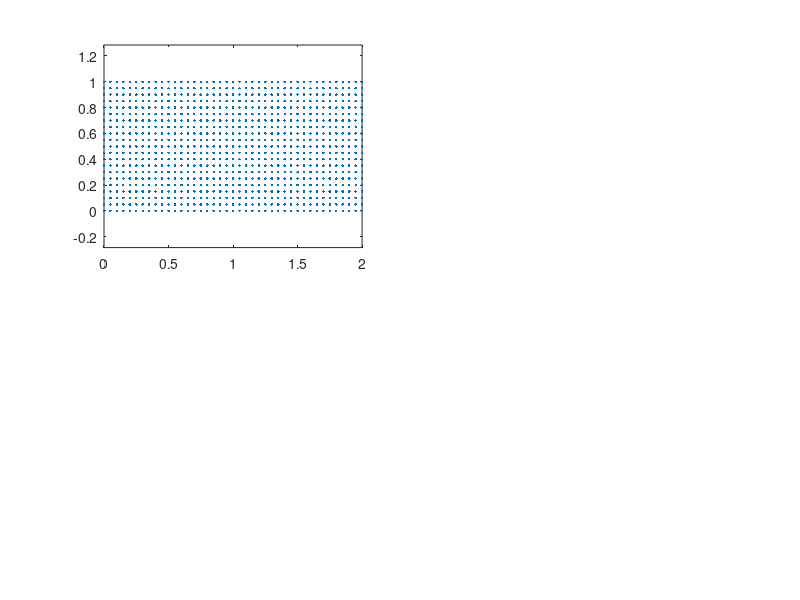

Here is the MATLAB script that generated this plot: (Note: this script raises an error after producing the figure.)
clear all
close all

%% strips of different ratios with uniform points

ymax = 1;

for xmax = [2 4 8]
    
    spacing = 0.025*xmax;
    [X, Y] = meshgrid(0:spacing:xmax, 0:spacing:ymax);
    data = [X(:) Y(:)];
    
    figure;
    
    subplot(2,2,1)
    plot(data(:,1),data(:,2),'.')
    axis equal
    
    W = squareform(pdist(data)).^2;
    eps = median(W(:));
    
    [V, D] = dmaps(W, eps, 15);
    
    eps_med_scale = 3;
    res = compute_residuals_DMAPS(V, eps_med_scale);
    
    subplot(2,2,2)
    make_colored_bars(diag(D(2:end, 2:end)), res(2:end))
    xlabel('k')
    ylabel('\mu_k')
    
    idx = find(res > 0.5);
    title(sprintf('evals: %2.2f, %2.2f', D(idx(1), idx(1)), D(idx(2), idx(2))))
    
    subplot(2,2,3)
    scatter(data(:,1),data(:,2),50,V(:,idx(1)),'.')
    
    subplot(2,2,4)
    scatter(data(:,1),data(:,2),50,V(:,idx(2)),'.')
    
end

%% strips of different ratios with uniformly random points

n = 500;
ymax = 1;

rng(12321);

for xmax = [2 4 8]
    
    data = rand(n, 2);
    data(:,1) = data(:,1) * xmax;
    
    figure;
    
    subplot(2,2,1)
    plot(data(:,1),data(:,2),'.')
    axis equal
    
    W = squareform(pdist(data)).^2;
    eps = median(W(:));
    
    [V, D] = dmaps(W, eps, 15);
    
    eps_med_scale = 3;
    res = compute_residuals_DMAPS(V, eps_med_scale);
    
    subplot(2,2,2)
    make_colored_bars(diag(D(2:end, 2:end)), res(2:end))
    xlabel('k')
    ylabel('\mu_k')
    
    idx = find(res > 0.4);
    title(sprintf('evals: %2.2f, %2.2f', D(idx(1), idx(1)), D(idx(2), idx(2))))
    
    subplot(2,2,3)
    scatter(data(:,1),data(:,2),50,V(:,idx(1)),'.')
    
    subplot(2,2,4)
    scatter(data(:,1),data(:,2),50,V(:,idx(2)),'.')
    
end

%% strips of different ratios with points dense in x

ymax = 1;
spacingx = 0.05;
spacingy = 0.5;

for xmax = [2 4 8]
    
    [X, Y] = meshgrid(0:spacingx:xmax, 0:spacingy:ymax);
    data = [X(:) Y(:)];
    
    figure;
    
    subplot(2,2,1)
    plot(data(:,1),data(:,2),'.')
    axis equal
    
    W = squareform(pdist(data)).^2;
    eps = median(W(:));
    
    [V, D] = dmaps(W, eps, 15);
    
    eps_med_scale = 3;
    res = compute_residuals_DMAPS(V, eps_med_scale);
    
    subplot(2,2,2)
    make_colored_bars(diag(D(2:end, 2:end)), res(2:end))
    xlabel('k')
    ylabel('\mu_k')
    
    idx = find(res > 0.5);
    title(sprintf('evals: %2.2f, %2.2f', D(idx(1), idx(1)), D(idx(2), idx(2))))
    
    subplot(2,2,3)
    scatter(data(:,1),data(:,2),50,V(:,idx(1)),'.')
    
    subplot(2,2,4)
    scatter(data(:,1),data(:,2),50,V(:,idx(2)),'.')
    
end

%% strips of different ratios with points dense in x; alpha = 1

alpha = 1;

ymax = 1;
spacingx = 0.05;
spacingy = 0.5;

for xmax = [2 4 8]
    
    
    [X, Y] = meshgrid(0:spacingx:xmax, 0:spacingy:ymax);
    data = [X(:) Y(:)];
    
    figure;
    
    subplot(2,2,1)
    plot(data(:,1),data(:,2),'.')
    axis equal
    
    W = squareform(pdist(data)).^2;
    eps = median(W(:));
    
    [V, D] = dmaps_weight(W, alpha, eps, 15);
    
    eps_med_scale = 3;
    res = compute_residuals_DMAPS(V, eps_med_scale);
    
    subplot(2,2,2)
    make_colored_bars(diag(D(2:end, 2:end)), res(2:end))
    xlabel('k')
    ylabel('\mu_k')
    
    idx = find(res > 0.5);
    title(sprintf('evals: %2.2f, %2.2f', D(idx(1), idx(1)), D(idx(2), idx(2))))
    
    subplot(2,2,3)
    scatter(data(:,1),data(:,2),50,V(:,idx(1)),'.')
    
    subplot(2,2,4)
    scatter(data(:,1),data(:,2),50,V(:,idx(2)),'.')
    
end

%% strips of different ratios with points dense in y

ymax = 1;
spacingx = 0.5;
spacingy = 0.05;

for xmax = [2 4 8]
    
    [X, Y] = meshgrid(0:spacingx:xmax, 0:spacingy:ymax);
    data = [X(:) Y(:)];
    
    figure;
    
    subplot(2,2,1)
    plot(data(:,1),data(:,2),'.')
    axis equal
    
    W = squareform(pdist(data)).^2;
    eps = median(W(:));
    
    [V, D] = dmaps(W, eps, 15);
    
    eps_med_scale = 3;
    res = compute_residuals_DMAPS(V, eps_med_scale);
    
    subplot(2,2,2)
    make_colored_bars(diag(D(2:end, 2:end)), res(2:end))
    xlabel('k')
    ylabel('\mu_k')
    
    idx = find(res > 0.5);
    title(sprintf('evals: %2.2f, %2.2f', D(idx(1), idx(1)), D(idx(2), idx(2))))
    
    subplot(2,2,3)
    scatter(data(:,1),data(:,2),50,V(:,idx(1)),'.')
    
    subplot(2,2,4)
    scatter(data(:,1),data(:,2),50,V(:,idx(2)),'.')
    
end

%% strips of different ratios with points dense in y; alpha = 1

alpha = 1;

ymax = 1;
spacingx = 0.5;
spacingy = 0.05;

for xmax = [2 4 8]
    
    [X, Y] = meshgrid(0:spacingx:xmax, 0:spacingy:ymax);
    data = [X(:) Y(:)];
    
    figure;
    
    subplot(2,2,1)
    plot(data(:,1),data(:,2),'.')
    axis equal
    
    W = squareform(pdist(data)).^2;
    eps = median(W(:));
    
    [V, D] = dmaps_weight(W, alpha, eps, 15);
    
    eps_med_scale = 3;
    res = compute_residuals_DMAPS(V, eps_med_scale);
    
    subplot(2,2,2)
    make_colored_bars(diag(D(2:end, 2:end)), res(2:end))
    xlabel('k')
    ylabel('\mu_k')
    
    idx = find(res > 0.5);
    title(sprintf('evals: %2.2f, %2.2f', D(idx(1), idx(1)), D(idx(2), idx(2))))
    
    subplot(2,2,3)
    scatter(data(:,1),data(:,2),50,V(:,idx(1)),'.')
    
    subplot(2,2,4)
    scatter(data(:,1),data(:,2),50,V(:,idx(2)),'.')
    
end

%% nonuniform distribution

% sigma = 0.25;
% npoints = 512;
npoints = 500;
ymax = 1;

rng(123);

ratio = 8;

for xmax = [2 4 8]
     box_scale = 0.5;
     
    nboxes = xmax/box_scale + ymax/box_scale;
    npoints_per_box = round(npoints/((ratio+1)*nboxes));
    
   
    
    data = [];
    for i=box_scale:box_scale:xmax
        for j=box_scale:box_scale:ymax
            if mod(i+j, 1) == 0
                data_tmp = rand(npoints_per_box, 2);
            else
                data_tmp = rand(ratio*npoints_per_box, 2);
            end
            data_tmp = data_tmp * box_scale;
            data_tmp(:,1) = data_tmp(:,1) + (i-box_scale);
            data_tmp(:,2) = data_tmp(:,2) + (j-box_scale);
            data = [data; data_tmp];
        end
    end
    
%     nclusters = 2*xmax;
% 
%     data = [];
%     
%     for i=1:nclusters/2
%         clusterx = xmax * rand;
%         clustery = rand;
%         data_tmp = randn(npoints/nclusters*10, 2);
%         data_tmp(:,1) = data_tmp(:,1) * sigma + clusterx;
%         data_tmp(:,2) = data_tmp(:,2) * sigma + clustery;
%         
%         idx = find(data_tmp(:,1) > 0 & data_tmp(:,1) < xmax & data_tmp(:,2) > 0 & data_tmp(:,2) < ymax);
%         
%         data = [data; data_tmp(idx(1:npoints/nclusters*(3/4)), :)];
%     end
%     data_tmp = rand(npoints/4,2);
%     data_tmp(:,1) = data_tmp(:,1) * xmax;
%     data = [data; data_tmp];
    
    figure;
    
    subplot(2,2,1)
    plot(data(:,1),data(:,2),'.')
    axis equal
    
    
    W = squareform(pdist(data)).^2;
    eps = median(W(:))*2;
    
    [V, D] = dmaps(W, eps, 15);
    
    eps_med_scale = 3;
    res = compute_residuals_DMAPS(V, eps_med_scale);
    
    subplot(2,2,2)
    make_colored_bars(diag(D(2:end, 2:end)), res(2:end))
    xlabel('k')
    ylabel('\mu_k')
    
    idx = find(res > 0.4);
    title(sprintf('evals: %2.2f, %2.2f', D(idx(1), idx(1)), D(idx(2), idx(2))))
    
    subplot(2,2,3)
    scatter(data(:,1),data(:,2),50,V(:,idx(1)),'.')
    axis equal
    
    subplot(2,2,4)
    scatter(data(:,1),data(:,2),50,V(:,idx(2)),'.')
    axis equal
    
end

%% nonuniform sampling; alpha = 1

alpha = 1;

% sigma = 0.25;
% npoints = 512;
npoints = 500;
ymax = 1;

rng(123);

ratio = 8;

for xmax = [2 4 8]
     box_scale = 0.5;
     
    nboxes = xmax/box_scale + ymax/box_scale;
    npoints_per_box = round(npoints/((ratio+1)*nboxes));
    
   
    
    data = [];
    for i=box_scale:box_scale:xmax
        for j=box_scale:box_scale:ymax
            if mod(i+j, 1) == 0
                data_tmp = rand(npoints_per_box, 2);
            else
                data_tmp = rand(ratio*npoints_per_box, 2);
            end
            data_tmp = data_tmp * box_scale;
            data_tmp(:,1) = data_tmp(:,1) + (i-box_scale);
            data_tmp(:,2) = data_tmp(:,2) + (j-box_scale);
            data = [data; data_tmp];
        end
    end
    
%     nclusters = 2*xmax;
% 
%     data = [];
%     
%     for i=1:nclusters/2
%         clusterx = xmax * rand;
%         clustery = rand;
%         data_tmp = randn(npoints/nclusters*10, 2);
%         data_tmp(:,1) = data_tmp(:,1) * sigma + clusterx;
%         data_tmp(:,2) = data_tmp(:,2) * sigma + clustery;
%         
%         idx = find(data_tmp(:,1) > 0 & data_tmp(:,1) < xmax & data_tmp(:,2) > 0 & data_tmp(:,2) < ymax);
%         
%         data = [data; data_tmp(idx(1:npoints/nclusters*(3/4)), :)];
%     end
%     data_tmp = rand(npoints/4,2);
%     data_tmp(:,1) = data_tmp(:,1) * xmax;
%     data = [data; data_tmp];
    
    figure;
    
    subplot(2,2,1)
    plot(data(:,1),data(:,2),'.')
    axis equal
    
    
    W = squareform(pdist(data)).^2;
    eps = median(W(:))*2;
    
    [V, D] = dmaps_weight(W, alpha, eps, 15);
    
    eps_med_scale = 3;
    res = compute_residuals_DMAPS(V, eps_med_scale);
    
    subplot(2,2,2)
    make_colored_bars(diag(D(2:end, 2:end)), res(2:end))
    xlabel('k')
    ylabel('\mu_k')
    
    idx = find(res > 0.4);
    title(sprintf('evals: %2.2f, %2.2f', D(idx(1), idx(1)), D(idx(2), idx(2))))
    
    subplot(2,2,3)
    scatter(data(:,1),data(:,2),50,V(:,idx(1)),'.')
    axis equal
    
    subplot(2,2,4)
    scatter(data(:,1),data(:,2),50,V(:,idx(2)),'.')
    axis equal
    
end
